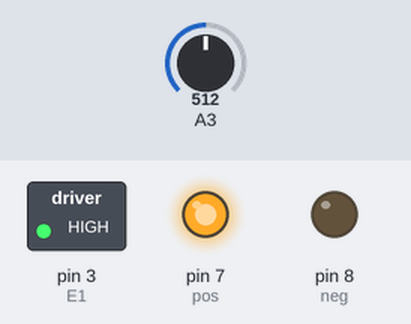
The sketch below on a simulated Arduino Uno, built with avr-gcc and run on an emulated ATmega328P. On the bench: switched loads named in the sketch (green lamp = pin HIGH), output pins drawn as LEDs (lit = HIGH). Inputs (shaded band) come from the test bench; at power-on: A3 = 512. What the sketch prints to the serial monitor is not drawn.

Above: at 0.1 s.
Timing chart, 0 to 1.6 s (numbered marks = the images above):
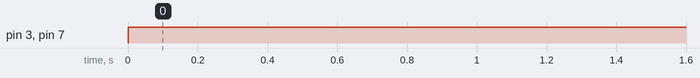

The sketch:

fan_speed.ino
```cpp
#define E1 3  // Enable Pin for motor 1
//#define E2 11  // Enable Pin for motor 2

#define pos 7  // Control pin 1 for motor 1
#define neg 8  // Control pin 2 for motor 1
//#define I3 12  // Control pin 1 for motor 2
//#define I4 13  // Control pin 2 for motor 2
 int pwm;
void setup() {
 Serial.begin(9600);
    pinMode(E1, OUTPUT);

    pinMode(pos, OUTPUT);
    pinMode(neg, OUTPUT);

}

void loop() {
    //pwm=map(45,20,45,0,1023);
    analogWrite(E1, 255); // Run in half speed
    Serial.print("hellow");
  Serial.println(analogRead(E1));
    digitalWrite(pos, HIGH);
    digitalWrite(neg, LOW);


    delay(1000);


}
```

Measured:
- by itself, pin 3 (E1), pin 7 (pos): LOW → HIGH at 0.00 s
